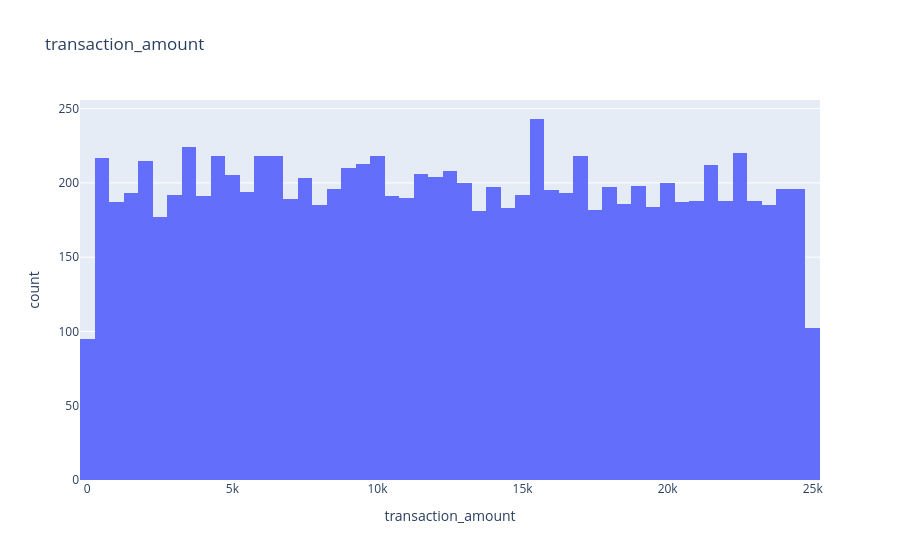
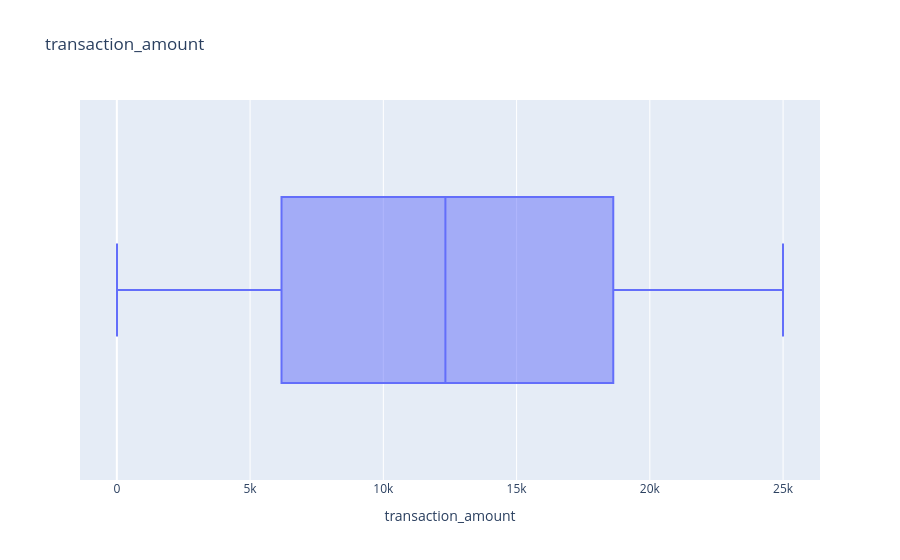
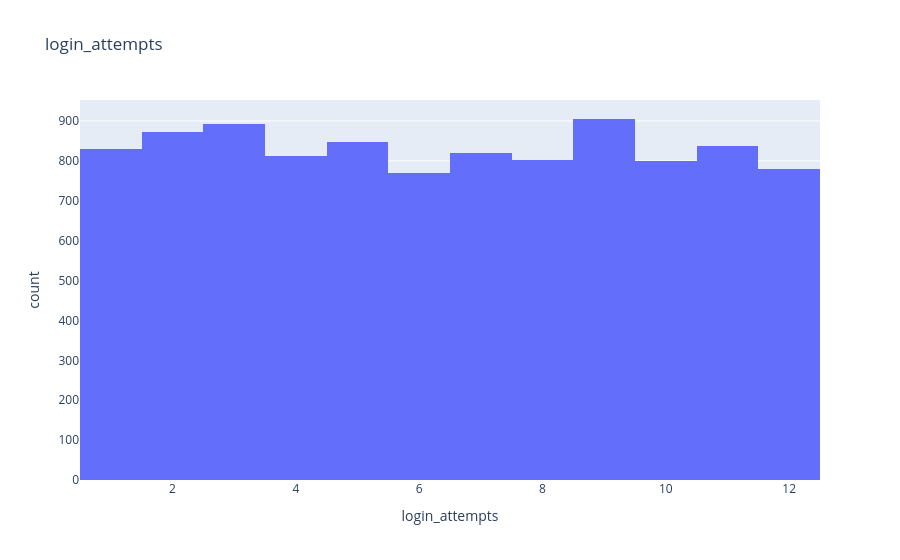
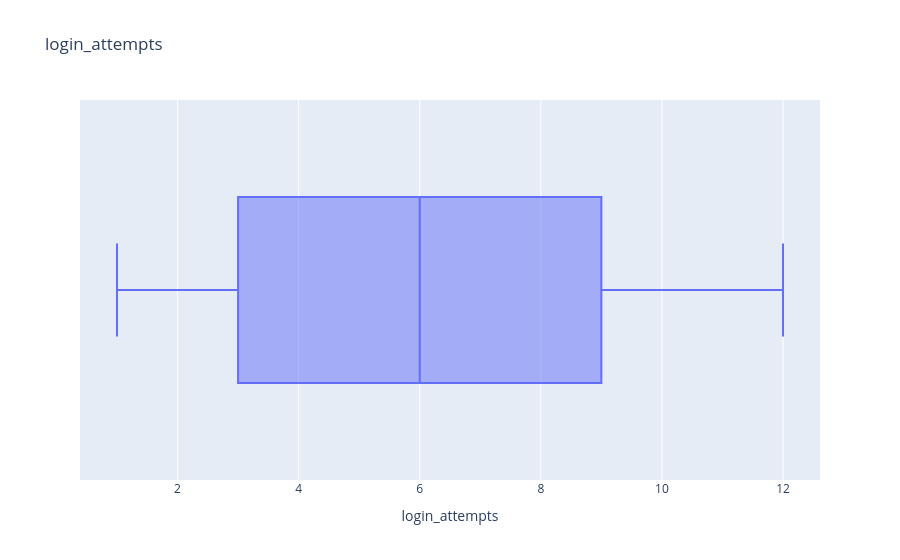

The notebook cell saved with these charts, in order:
### Code cell
# Loop through each numerical column to create a histogram (distribution) and a box plot (outliers)
for col in num_cols:
    px.histogram(data_frame= df, x= col, title= col).show()
    px.box(data_frame= df, x= col, title= col).show()

### Figure 1 — Plotly figure (JSON) as saved in the notebook; plotly's stock layout.template omitted (floating-point values rounded to 4 significant figures; data arrays with more than 128 entries replaced by an {"elided": "..."} marker saying what was removed)
{"data": [{"bingroup": "x", "hovertemplate": "transaction_amount=%{x}<br>count=%{y}<extra></extra>", "legendgroup": "", "marker": {"color": "#636efa", "pattern": {"shape": ""}}, "name": "", "orientation": "v", "showlegend": false, "type": "histogram", "x": {"elided": "9968 float values"}, "xaxis": "x", "yaxis": "y"}], "layout": {"barmode": "relative", "legend": {"tracegroupgap": 0}, "title": {"text": "transaction_amount"}, "xaxis": {"anchor": "y", "domain": [0, 1], "title": {"text": "transaction_amount"}}, "yaxis": {"anchor": "x", "domain": [0, 1], "title": {"text": "count"}}}}

### Figure 2 — Plotly figure (JSON) as saved in the notebook; plotly's stock layout.template omitted (floating-point values rounded to 4 significant figures; data arrays with more than 128 entries replaced by an {"elided": "..."} marker saying what was removed)
{"data": [{"alignmentgroup": "True", "hovertemplate": "transaction_amount=%{x}<extra></extra>", "legendgroup": "", "marker": {"color": "#636efa"}, "name": "", "notched": false, "offsetgroup": "", "orientation": "h", "showlegend": false, "type": "box", "x": {"elided": "9968 float values"}, "x0": " ", "xaxis": "x", "y0": " ", "yaxis": "y"}], "layout": {"boxmode": "group", "legend": {"tracegroupgap": 0}, "title": {"text": "transaction_amount"}, "xaxis": {"anchor": "y", "domain": [0, 1], "title": {"text": "transaction_amount"}}, "yaxis": {"anchor": "x", "domain": [0, 1]}}}

### Figure 3 — Plotly figure (JSON) as saved in the notebook; plotly's stock layout.template omitted (floating-point values rounded to 4 significant figures; data arrays with more than 128 entries replaced by an {"elided": "..."} marker saying what was removed)
{"data": [{"bingroup": "x", "hovertemplate": "login_attempts=%{x}<br>count=%{y}<extra></extra>", "legendgroup": "", "marker": {"color": "#636efa", "pattern": {"shape": ""}}, "name": "", "orientation": "v", "showlegend": false, "type": "histogram", "x": {"elided": "9968 int values"}, "xaxis": "x", "yaxis": "y"}], "layout": {"barmode": "relative", "legend": {"tracegroupgap": 0}, "title": {"text": "login_attempts"}, "xaxis": {"anchor": "y", "domain": [0, 1], "title": {"text": "login_attempts"}}, "yaxis": {"anchor": "x", "domain": [0, 1], "title": {"text": "count"}}}}

### Figure 4 — Plotly figure (JSON) as saved in the notebook; plotly's stock layout.template omitted (floating-point values rounded to 4 significant figures; data arrays with more than 128 entries replaced by an {"elided": "..."} marker saying what was removed)
{"data": [{"alignmentgroup": "True", "hovertemplate": "login_attempts=%{x}<extra></extra>", "legendgroup": "", "marker": {"color": "#636efa"}, "name": "", "notched": false, "offsetgroup": "", "orientation": "h", "showlegend": false, "type": "box", "x": {"elided": "9968 int values"}, "x0": " ", "xaxis": "x", "y0": " ", "yaxis": "y"}], "layout": {"boxmode": "group", "legend": {"tracegroupgap": 0}, "title": {"text": "login_attempts"}, "xaxis": {"anchor": "y", "domain": [0, 1], "title": {"text": "login_attempts"}}, "yaxis": {"anchor": "x", "domain": [0, 1]}}}
